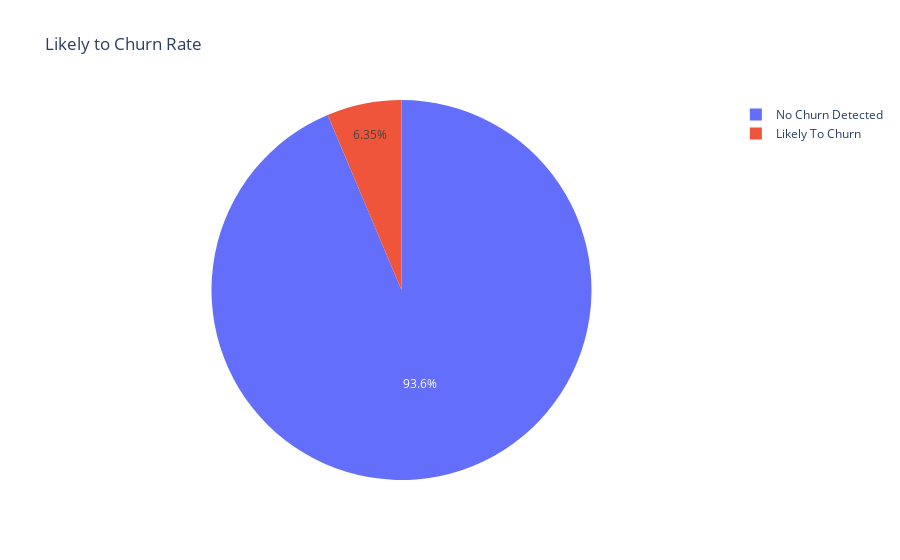

Notebook code for this chart:
### Code cell
import plotly.express as px

fig = px.pie(churn_likeliness_netflix, values='Count', names='ChurnLikeliness', title='Likely to Churn Rate')
fig.show()
#fig.write_image('ChurnLikelinessRate.jpg')

### Figure 1 — Plotly figure (JSON) as saved in the notebook; plotly's stock layout.template omitted (floating-point values rounded to 4 significant figures)
{"data": [{"domain": {"x": [0, 1], "y": [0, 1]}, "hoverlabel": {"namelength": 0}, "hovertemplate": "ChurnLikeliness=%{label}<br>Count=%{value}", "labels": ["No Churn Detected", "Likely To Churn"], "legendgroup": "", "name": "", "showlegend": true, "type": "pie", "values": [24185, 1640]}], "layout": {"legend": {"tracegroupgap": 0}, "title": {"text": "Likely to Churn Rate"}}}
